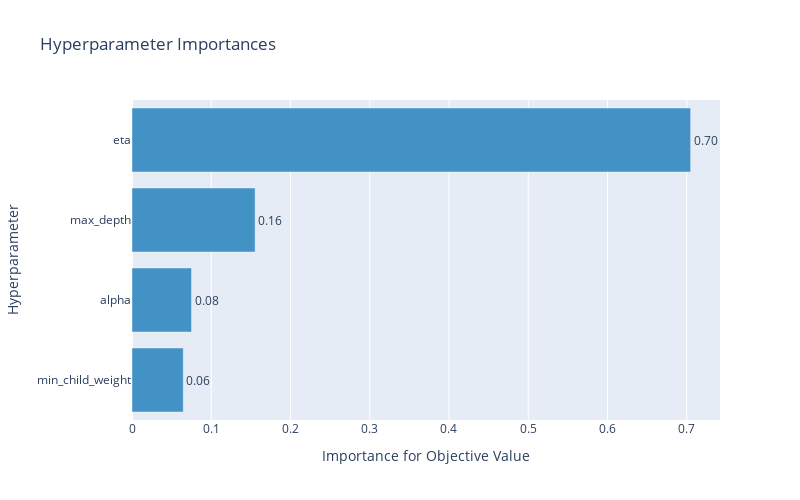

Notebook cell for this chart:
### Code cell
fig = optuna.visualization.plot_param_importances(study_xgb)
fig.update_layout(width=800, height=500)
plt.tight_layout()
fig.show()

### Figure 1 — Plotly figure (JSON) as saved in the notebook; plotly's stock layout.template omitted (floating-point values rounded to 4 significant figures)
{"data": [{"cliponaxis": false, "hovertemplate": ["min_child_weight (FloatDistribution): 0.06466541737069031<extra></extra>", "alpha (FloatDistribution): 0.07510932709973589<extra></extra>", "max_depth (IntDistribution): 0.1553279552764338<extra></extra>", "eta (FloatDistribution): 0.7048973002531401<extra></extra>"], "marker": {"color": "rgb(66,146,198)"}, "orientation": "h", "text": ["0.06", "0.08", "0.16", "0.70"], "textposition": "outside", "type": "bar", "x": [0.06467, 0.07511, 0.1553, 0.7049], "y": ["min_child_weight", "alpha", "max_depth", "eta"]}], "layout": {"height": 500, "showlegend": false, "title": {"text": "Hyperparameter Importances"}, "width": 800, "xaxis": {"title": {"text": "Importance for Objective Value"}}, "yaxis": {"title": {"text": "Hyperparameter"}}}}
